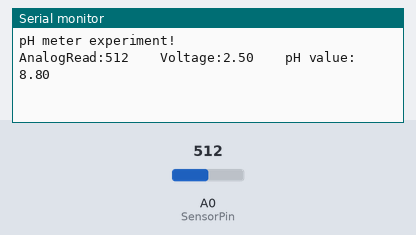
Bench run of a sketch on a simulated Arduino Uno, built with avr-gcc and run on an emulated ATmega328P. Parts: the last lines printed to the serial monitor. The inputs (shaded band) are chosen by the test bench; at power-on: A0 (SensorPin) = 512.

Above: at 1.2 s.
1.3 s: A0 (SensorPin) set to 716
At 2.3 s:
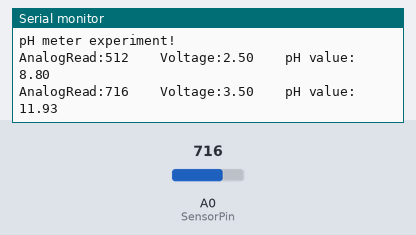
2.8 s: A0 (SensorPin) set to 900
At 3.9 s:
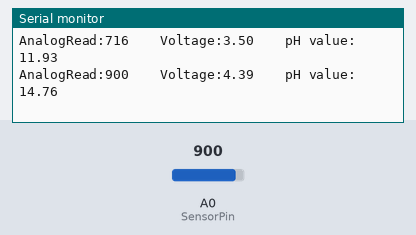
Timing chart, 0 to 5.8 s (numbered marks = the images above; inputs shaded):
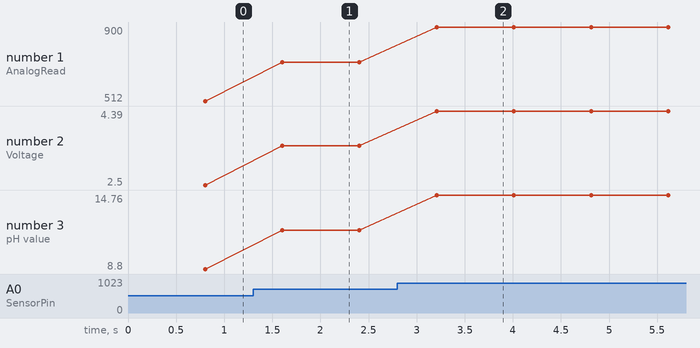

Measured:
- after the input at 1.3 s, the serial monitor: prints a new line after 0.30 s (image 1)
- after the input at 2.8 s, the serial monitor: prints a new line after 0.41 s (image 2)
- plotted number 1: 512 → 716 after the input at 1.3 s, 716 → 900 after the input at 2.8 s
- plotted number 2: 2.5 → 3.5 after the input at 1.3 s, 3.5 → 4.39 after the input at 2.8 s
- plotted number 3: 8.8 → 11.93 after the input at 1.3 s, 11.93 → 14.76 after the input at 2.8 s

The sketch:

Analog_pH_Meter_DF_Ardu.ino
```cpp
/*
 # This sample code is used to test the pH meter V1.0.
 # Editor : YouYou
 # Ver    : 1.0
 # Product: analog pH meter
 # SKU    : SEN0161
*/
#define SensorPin A0            //pH meter Analog output to Arduino Analog Input 0
#define Offset  0.00            //deviation compensate
//#define LED 13
#define samplingInterval 20
#define printInterval 800
//#define ArrayLenth  40    //times of collection
//int pHArray[ArrayLenth];   //Store the average value of the sensor feedback
//int pHArrayIndex=0;
int pHanalog=0;
void setup(void)
{
  //pinMode(LED,OUTPUT);
  Serial.begin(115200);
  Serial.println("pH meter experiment!");    //Test the serial monitor
}
void loop(void)
{
  static unsigned long samplingTime = millis();
  static unsigned long printTime = millis();
  static float pHValue,voltage;
  if(millis()-samplingTime > samplingInterval)
  {
      //pHArray[pHArrayIndex++]=analogRead(SensorPin);
      pHanalog = analogRead(SensorPin);
      //Serial.pr
      //if(pHArrayIndex==ArrayLenth)pHArrayIndex=0;
      //voltage = avergearray(pHArray, ArrayLenth)*5.0/1024;
      voltage = pHanalog*5.0/1024;
      //pHValue = 3.5*voltage+Offset;
      pHValue = (pHanalog+60.1399)/65.03497;
      samplingTime=millis();
  }
  if(millis() - printTime > printInterval)   //Every 800 milliseconds, print a numerical, convert the state of the LED indicator
  {
    Serial.print("AnalogRead:");
    Serial.print(pHanalog);
    Serial.print("    Voltage:");
        Serial.print(voltage,2);
        Serial.print("    pH value: ");
        //pHValue = 0.8989*pHValue + 1.246;
    Serial.println(pHValue,2);
        //digitalWrite(LED,digitalRead(LED)^1);
        printTime=millis();
  }
}
double avergearray(int* arr, int number){
  int i;
  int max,min;
  double avg;
  long amount=0;
  if(number<=0){
    Serial.println("Error number for the array to avraging!/n");
    return 0;
  }
  if(number<5){   //less than 5, calculated directly statistics
    for(i=0;i<number;i++){
      amount+=arr[i];
    }
    avg = amount/number;
    return avg;
  }else{
    if(arr[0]<arr[1]){
      min = arr[0];max=arr[1];
    }
    else{
      min=arr[1];max=arr[0];
    }
    for(i=2;i<number;i++){
      if(arr[i]<min){
        amount+=min;        //arr<min
        min=arr[i];
      }else {
        if(arr[i]>max){
          amount+=max;    //arr>max
          max=arr[i];
        }else{
          amount+=arr[i]; //min<=arr<=max
        }
      }//if
    }//for
    avg = (double)amount/(number-2);
  }//if
  return avg;
}
```
